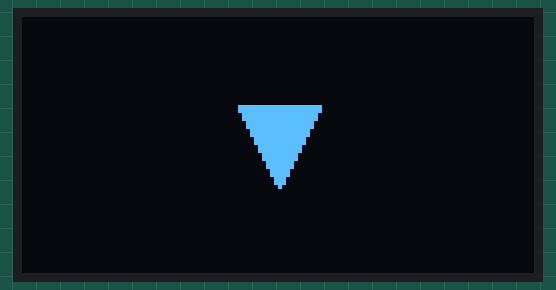
Recording of a sketch running on a simulated ESP32. On the bench: 128×64 one-colour display.

Above: at 0.21 s.
At 129.43 s:
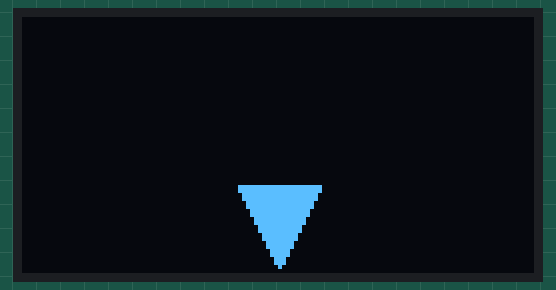

The sketch:

backward_motion.ino
```cpp
#include <U8g2lib.h>
#include <Wire.h>

// Initialize the SH1106 display with I2C communication
U8G2_SH1106_128X64_NONAME_F_HW_I2C u8g2(U8G2_R0, U8X8_PIN_NONE);

// Initial position and size for the triangle
int triangleX; // X position of the triangle (center of the display)
int triangleY; // Current Y position of the triangle
int triangleSize = 20; // Size of the triangle

// Speed of the triangle's downward movement
int moveSpeed = 4;

void setup() {
  u8g2.begin(); // Initialize the display
  triangleX = 64; // Start the triangle from the horizontal center of the display
  triangleY = 32; // Start the triangle from the vertical center of the display
}

void drawDownwardTriangle(int x, int y, int size) {
  int halfSize = size / 2;

  // Draw the downward-pointing triangle
  u8g2.drawTriangle(
    x - halfSize, y - halfSize,  // Top-left vertex
    x + halfSize, y - halfSize,  // Top-right vertex
    x, y + halfSize              // Bottom vertex
  );
}

void loop() {
  u8g2.clearBuffer(); // Clear the internal buffer

  // Draw the downward-pointing triangle at the current position
  drawDownwardTriangle(triangleX, triangleY, triangleSize);

  // Update the position to move the triangle downward
  triangleY += moveSpeed;

  // If the triangle moves off the bottom edge of the screen, reset to the center
  if (triangleY > 64 + triangleSize) {
    triangleY = 32; // Reset to the vertical center of the display
  }

  // Draw the buffer to the display
  u8g2.sendBuffer();

  delay(20); // Delay to control the speed of the movement
}
```
